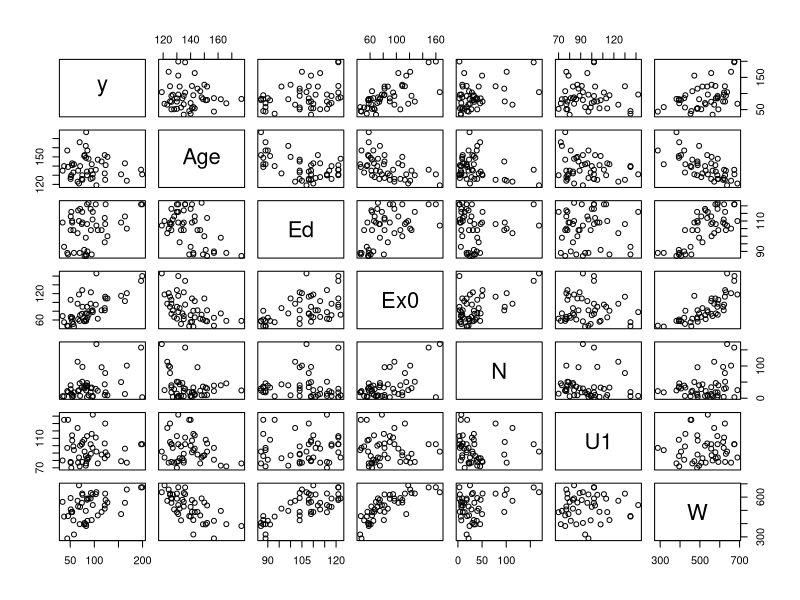

The R source for this figure:
data <- read.table('USCrime.txt', header = TRUE)

print(names(data))

# 'R' is the reponse (crime rate)
# Since we know some predictors are highly correlated,
# and we don't deal with that problem now,
# we'll focus on the following predictors:
#  Age: number of male aged 14--24 per 1000 population
#  Ed:  mean # of years of schooling
#  Ex0: per capita expenditure on police by government
#  N:   state population
#  U1:  unemployment rate of urban males
#  W:   median family goods

y <- data$R
X <- as.matrix(data[, c('Age', 'Ed', 'Ex0', 'N', 'U1', 'W')])
X <- cbind(1, X)   # Add the constant predictor.
colnames(X)[1] <- 'Const'
n <- length(y)
p <- ncol(X)
alpha <- .05

##### BLOCK 1 #####

# Take a look at the data.
pdf(file = 'USCrime-scm.pdf', width = 8, height = 8)
pairs(cbind(y, X[, -1]))
dev.off()


print(sstotal <- sum(y * y))
print(syy <- sstotal.corrected <- sum((y - mean(y))^2))
    # Does the assignment and printing on one line, to be lazy.
    # 'print' applies on 'syy'.
    # Compare sst and syy!


##### BLOCK 2 #####

# Let's fit a model with the intercept only.
z <- lm.fit(x = X[, 'Const', drop = FALSE], y = y)
    # Selecting a single row or col will return a simple vector
    # by default; use 'drop = FALSE' will keep it a matrix.
    # 'drop' means dropping the dimension info.
print(coef(z))

# We know this estimate should equal the mean.
# Does it?
print(mean(y))

# Calc SSR and SSE.
print(ssr.Const <- sum(fitted(z) ^2))    # SSR
print(sse.Const <- sum(residuals(z) ^2)) # SSE.
    # This should equal syy. Does it?
print(syy)
print(ssr.Const + sse.Const)
    # This should equal sstotal. Does it?
print(sstotal)

# Let's test the significance of this 'pure-intercept' model.
print((ssr.Const / 1) / (sse.Const / (n - 1)))
print(qf(1 - alpha, 1, n - 1))
    # Is the test statistic greater than the critical value?



##### BLOCK 3 #####

# Let's add predictor 'Age'.
z <- lm.fit(x = X[, c('Const', 'Age')], y = y)
print(coef(z))

# Calc SSR and SSE.
print(ssr.ConstAge <- sum(fitted(z) ^2))    # SSR
print(sse.ConstAge <- sum(residuals(z) ^2)) # SSE.
print(ssr.ConstAge + sse.ConstAge)
    # This should equal sstotal. Does it?
print(sstotal)

# Let's test the significance of the coef for 'Age'.
print(((ssr.ConstAge - ssr.Const)/ 1) / (sse.ConstAge / (n - 2)))
print(qf(1 - alpha, 1, n - 2))
    # Is the test statistic greater than the critical value?

# Turns out to be insignificant.
# Compare the sse's:
print(sse.Const)
print(sse.ConstAge)
    # The decrease is indeed small.

# ssr.ConstAge - ssr.Const should be equal to
# sse.Const - sse.ConstAge.
# Is it?
print(ssr.ConstAge - ssr.Const)
print(sse.Const - sse.ConstAge)
    # Both are SSR(Age | Const)

# Out of curiosity,
# is the extra SS of 'Age' the same as the SSR of 'Age' alone?
z <- lm.fit(x = X[, 'Age', drop = FALSE], y = y)
print(ssr.Age <- sum(fitted(z) ^ 2))

# Compare the above with SSR(Age | Const).
# The SSR of 'Age' alone is much larger than its extra contribution
# on top of 'Const'.

# Now, adding 'Age' on top of 'Const' is not significant.
# Does 'Age' alone makes a significant model?
sse.Age <- sum(residuals(z) ^ 2)
print( (ssr.Age / 1) / (sse.Age / (n - 1)) )
print(qf(1 - alpha, 1, n - 1))
    # Is the test statistic greater than the critical value?


##### BLOCK 4 #####

# Does 'Const' and 'Age' as a group make a significant model?
# The answer must be 'yes', given the preceding results.
# But let's do a test anyway.
# The things we need are already computed.
print( (ssr.ConstAge / 2) / (sse.ConstAge / (n - 2)) )
print(qf(1 - alpha, 2, n - 2))



##### BLOCK 5 #####

# Keeping 'Const' and 'Age' in the model,
# let's add 'Ed' and 'Ex0' at once.
z <- lm.fit(x = X[, c('Const', 'Age', 'Ed', 'Ex0')], y = y)
print(coef(z))

ssr.CAEE <- sum(fitted(z) ^ 2)
sse.CAEE <- sum(residuals(z) ^ 2)
print(ssr.CAEE + sse.CAEE)  # This should be equal to 'sstotal'.
print(sstotal)

# Let's test the group.
print( ((ssr.CAEE - ssr.ConstAge) / 2) / (sse.CAEE / (n - 4)) )
print(qf(1 - alpha, 2, n - 4))


